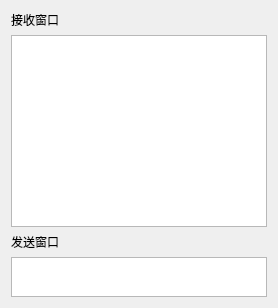
           <widget class="QWidget" name="tab_3">
            <attribute name="title">
             <string>串口接收</string>
            </attribute>
            <layout class="QHBoxLayout" name="horizontalLayout_12">
             <item>
              <layout class="QHBoxLayout" name="horizontalLayout_9">
               <item>
                <layout class="QVBoxLayout" name="verticalLayout_15">
                 <item>
                  <widget class="QLabel" name="label_25">
                   <property name="text">
                    <string>接收窗口</string>
                   </property>
                  </widget>
                 </item>
                 <item>
                  <widget class="QTextEdit" name="recv_text">
                   <property name="minimumSize">
                    <size>
                     <width>140</width>
                     <height>0</height>
                    </size>
                   </property>
                   <property name="styleSheet">
                    <string notr="true"/>
                   </property>
                  </widget>
                 </item>
                 <item>
                  <widget class="QLabel" name="label">
                   <property name="text">
                    <string>发送窗口</string>
                   </property>
                  </widget>
                 </item>
                 <item>
                  <widget class="QTextEdit" name="send_text">
                   <property name="maximumSize">
                    <size>
                     <width>16777215</width>
                     <height>40</height>
                    </size>
                   </property>
                   <property name="styleSheet">
                    <string notr="true"/>
                   </property>
                  </widget>
                 </item>
                </layout>
               </item>
              </layout>
             </item>
            </layout>
           </widget>
